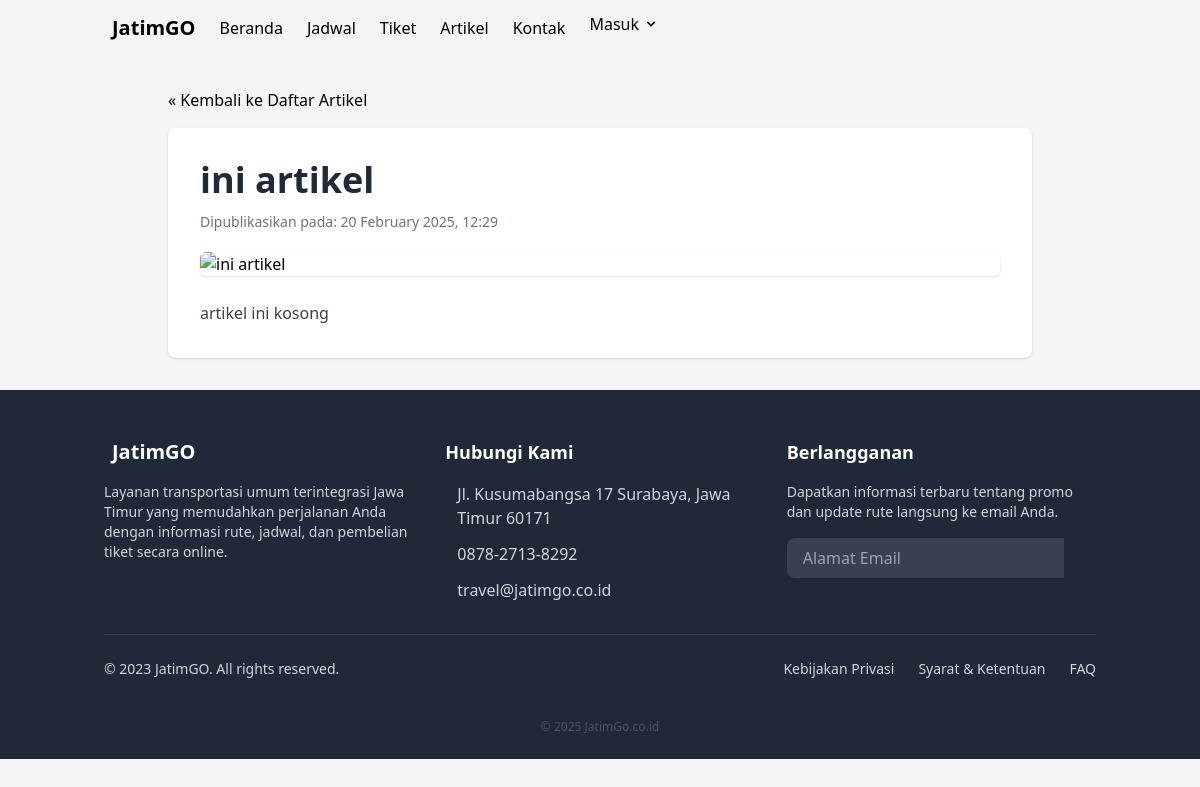
The app's page /pweb/src/lihat_artikel.php?id=2 with its own data.
### tables this page shows
CREATE TABLE `tb_artikel` (
  `id` int(3) NOT NULL,
  `judul` varchar(100) NOT NULL,
  `konten` text NOT NULL,
  `tgl_buat` timestamp NOT NULL DEFAULT current_timestamp(),
  `foto` longblob NOT NULL
);

### pweb/src/lihat_artikel.php (the view, shortened to what this page needs)
<?php
$conn = new mysqli("localhost", "root", "", "db_pweb");
mysqli_set_charset($conn, "utf8mb4");
$artikel = null;
$artikel_id = isset($_GET['id']) ? (int)$_GET['id'] : 0;
if ($artikel_id > 0) {
    $sql = "SELECT judul, konten, tgl_buat, foto FROM tb_artikel WHERE id = ?";
    $stmt = $conn->prepare($sql);
    if ($stmt) {
        $stmt->bind_param("i", $artikel_id);
        $stmt->execute();
        $result = $stmt->get_result();
        if ($result->num_rows === 1) {
            $artikel = $result->fetch_assoc();
        } else {
            $error_message = "Artikel tidak ditemukan.";
        }
    } else {
        $error_message = "Gagal menyiapkan query.";
    }
} else {
    $error_message = "ID Artikel tidak valid.";
}
?>
<!DOCTYPE html>
<html lang="id">
<head>
    <script src="https://cdn.tailwindcss.com"></script>
</head>
<body class="bg-gray-100">
    <?php include_once("includes/navbar.php"); ?>
    <div class="container mx-auto px-4 py-8 max-w-4xl">
        <div class="mb-4">
            <a href="artikel.php" class="text-secondary hover:underline">« Kembali ke Daftar Artikel</a>
        </div>
        <?php if ($artikel): ?>
            <div class="bg-white rounded-lg shadow p-6 md:p-8">
                <h1 class="text-3xl md:text-4xl font-bold text-gray-800 mb-3">
                    <?php echo htmlspecialchars($artikel['judul']); ?>
                </h1>
                <p class="text-gray-500 text-sm mb-5">
                    Dipublikasikan pada: <?php echo date('d F Y, H:i', strtotime($artikel['tgl_buat'])); ?>
                </p>
                <?php if (!empty($artikel['foto'])): ?>
                    <img src="<?php echo UPLOAD_URL_ARTIKEL . htmlspecialchars($artikel['foto']); ?>"
                         alt="<?php echo htmlspecialchars($artikel['judul']); ?>"
                         class="w-full h-auto max-h-96 object-cover rounded-md mb-6 shadow">
                <?php endif; ?>
                <div class="prose max-w-none content-body text-gray-700 leading-relaxed">
                    <?php
                        echo nl2br(htmlspecialchars($artikel['konten']));
                    ?>
                </div>
            </div>
        <?php endif; ?>
    </div>
</body>
</html>

### records on screen
tb_artikel: judul "ini artikel", tgl_buat "20 February 2025, 12:29", konten "artikel ini kosong"
